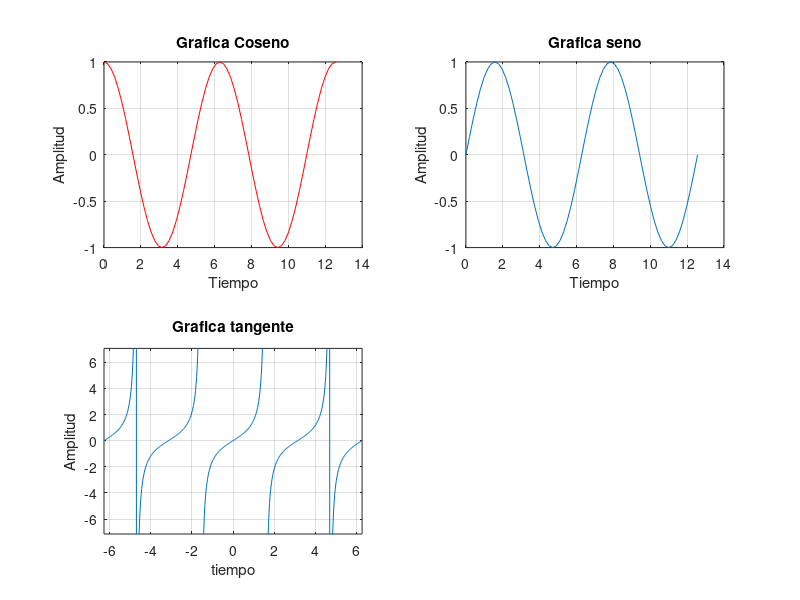

This chart was generated by the following MATLAB code:
%funciones trigonometricas
clc, close all , close all
T=2*pi; %Periodo de 2 pi segundos
f= 1/T; %frecuencia de 1/T
t=0:1/(f*32):4*pi;%Tiempo desde o a 1 con paso fraccionario de 1/f*32
pha=0;
A=1; %amplitud de 1

x=A*cos(2*pi*f*t+pha);%funcion coseno
y=A*sin(2*pi*f*t+pha);%funcion seno
f1=@(t) tan(t);% @(t) significa que f1 es una funcion de t

%graficas
subplot(2,2,1) %para dividir las graficas, matriz dos por dos en el primer cuadrante
plot(t,x,'r') %comando que grafica la funcion
title('Grafica Coseno') %titulo grafica
xlabel('Tiempo')
ylabel('Amplitud')
grid on

subplot(2,2,2) %para dividir las graficas, matriz dos por dos en el primer cuadrante
plot(t,y) %comando que grafica la funcion
title('Grafica seno') %titulo grafica
xlabel('Tiempo')
ylabel('Amplitud')
grid on

subplot(2,2,3) %matriz dos por dos en el 3 cuadrante
ezplot(f1,[-2*pi,2*pi]); %ezplot (funcion,[min, max])
title('Grafica tangente') %titulo grafica
xlabel('tiempo')
ylabel('Amplitud')
grid on
